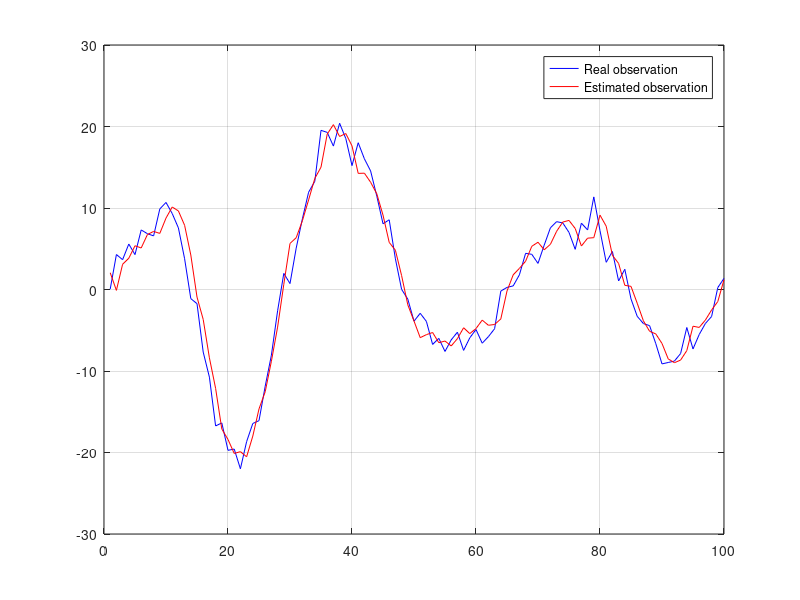

MATLAB code for this plot:
clear
clc
close all
% This script implements the linear Kalman filter and shows its performance
% on a 2nd order under-damped LTI system.
%
% In the first part, a noisy model with two state variables is simulated and
% in the second part, Kalman filtering is applied to estimate the real observations.
%
% To provide this code, I've got help from ReBEL MATLAB toolbox, available at:
% http://choosh.csee.ogi.edu/rebel/
% (in particular, 'dempe1.m' located in '..\examples\parameter_estimation')
%
% Written by: Amir Omidvarnia, October 2010
% 
% Debugging log:
% 1. Fixed a bug in line 82 --> (y(:,i) was changed to y(:,i+1)), November 2010
%% Model characteristics
% X(t) = A * X(t-1) + V(t) ---> A: State transition matrix, V=N(Mv,Q) : Process noise
% y(t) = C * X(t)   + N(t) ---> C: Output matrix          , N=N(Mr,R) : Observation noise
StateDim = 2;                      % Number of states ( size(A,1) )
ObsDim = 1;                        % Number of observations ( size(C,1) )
A = [1.9223   -0.9604              % 2nd order under-damped LTI system
    1.0000         0];
C = zeros(ObsDim,StateDim);        % Matrix C (Between outputs ans states), C = [I 0 0 ...]
C(:,1) = 1;
N  = 100;                         % Number of datapoints
X  = zeros(StateDim,N);            % State data buffer
y  = zeros(ObsDim,N);              % Observation data buffer
%% Generate Process Noise (Noise of the state equations)
Var_PNoise = .1;                   % Process Noise variance
Mu_PNoise = 0;                     % Process Noise mean
Std_PNoise = sqrt(Var_PNoise)';    % Standard deviation of the process noise
PNoise = Std_PNoise * randn(StateDim,N) + Mu_PNoise*ones(StateDim,N);    % Gaussian Process Noise
Q = cov(PNoise');                  % Process Noise Covariance Matrix
%% Generate Observation Noise (Noise of the output equation0
Var_ONoise = 2;                    % Observation Noise variance
Mu_ONoise = 0;                     % Observation Noise mean
Std_ONoise = sqrt(Var_ONoise)';    % Standard deviation of the observation noise
ONoise = Std_ONoise * randn(ObsDim,N) + Mu_ONoise*ones(ObsDim,N);    % Gaussian Observation Noise
R = cov(ONoise');                  % Observation Noise Covariance Matrix
%% Initial values for the model
X(:,1) = [1 0]';                   % Initial state
y(1) = C * X(:,1) + ONoise(:,1);   % Initial observation
%% Simulate states and observations
% B and D matrices have been ignored in the model.
for i = 2 : N
    X(:,i) = A * X(:,i-1) + PNoise(:,i); % States
    y(:,i) = C * X(:,i)   + ONoise(:,i); % Real Observations
end
%% Kalman filtering...
xh(:,1) = 0.01*randn(StateDim,1);    % Initial state
Px = eye(StateDim);                  % Initial state covariance matrix
for i = 1 : size(y,2)
    %---------- Time Update ----------
    % A priori estimate of the current state ( x(t|t-1) = A*x(t-1|t-1) )
    xh_(:,i) = A * xh(:,i);
   
    % A priori estimate of the state covariance matrix ( P(t|t-1) = A*P(t-1|t-1)*A' + Q )
    Px_ = A*Px*A' + Q;
   
    %---------- Measurement Update ----------
    % Kalman filter coefficient ( K(t) = P(t|t-1) * C' * inv(C*P(t|t-1) * C' + R) )
    K = Px_ * C' * inv(C*Px_*C' + R);
   
    % Estimated observation ( y(t|t-1) = C*x(t|t-1) + R )
    yh_(:,i) = C * xh_(:,i) + R;
   
    % Measurement residual error or innovation error ( y(t) - y(t|t-1) )
    inov(:,i) = y(:,i) - yh_(:,i);
   
    % A posteriori (updated) estimate of the current state ( x(t|t) = x(t|t-1) + K(t)*(y(t)-y(t|t-1)) )
    xh(:,i+1) = xh_(:,i) + K * inov(:,i);
   
    % A posteriori (updated) state covariance matrix ( P(t|t) = (I - K(t)*C) * P(t|t-1) )
    Px = Px_ - K*C*Px_;
   
end
   
%% Plot the estimation results   
figure, plot(y,'b')
hold on, plot(yh_,'r')
grid on
legend('Real observation','Estimated observation')   
